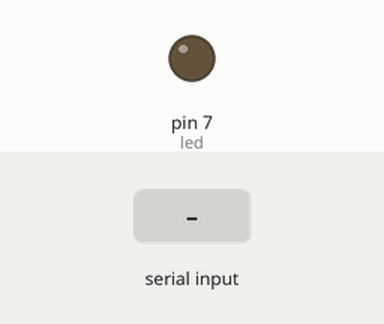
This sketch was run on a simulated Arduino Uno, built with avr-gcc and run on an emulated ATmega328P. Shown: output pins drawn as LEDs (lit = HIGH). Inputs (shaded band) come from the test bench. What the sketch prints to the serial monitor is not drawn.

Above: at 1.2 s.
1.3 s: "1" received over Serial
At 2.4 s:
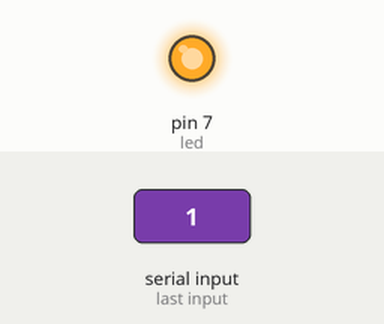
2.8 s: "0" received over Serial
At 3.5 s:
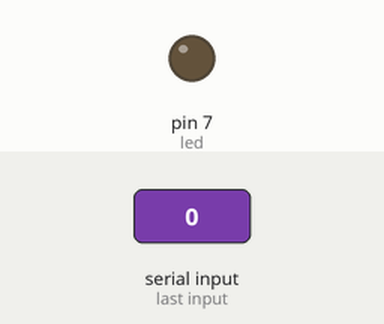
Timing chart, 0 to 5.8 s (numbered marks = the images above; inputs shaded):
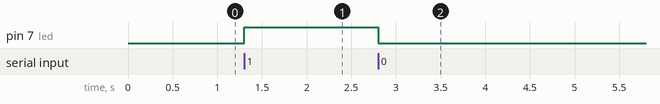

Measured:
- after the input at 1.3 s, pin 7 (led): LOW → HIGH at once
- after the input at 2.8 s, pin 7 (led): HIGH → LOW at once

The sketch:

arduinoMorseCode.ino
```cpp
int led = 7;

void setup()
{
  Serial.begin(9600);
  pinMode(led,OUTPUT);
  Serial.write('1');
}

void loop()
{
  if(Serial.available()){
    char c = Serial.read();
    if(c=='1')
    {
      digitalWrite(led,HIGH);
    }
    else if(c=='0')
    {
      digitalWrite(led,LOW);
    }

    //Asking if ready
    else if(c=='r')
    {
      Serial.write('1');
    }
  }
}
```
